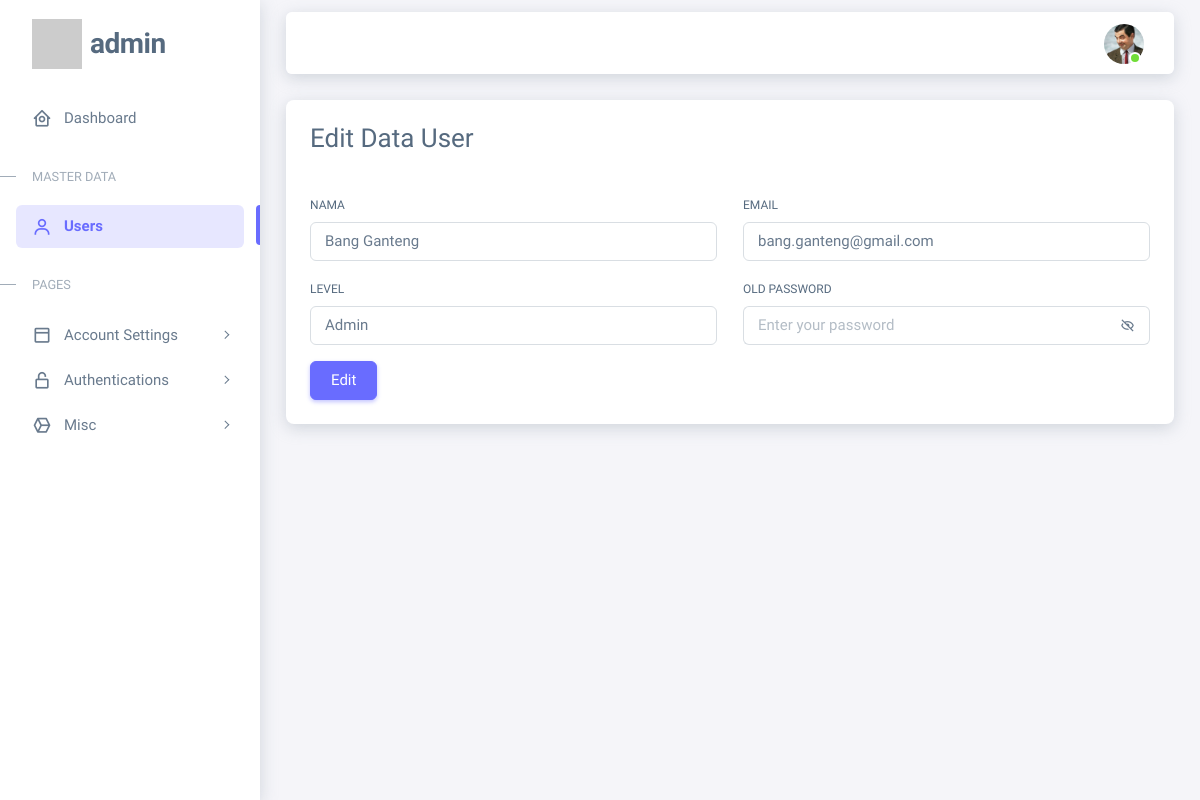
The page /admin/index.php?page=add-user&edit=13 (signed in) on the database its author committed.
### tables this page shows
CREATE TABLE `user` (
  `id` int(11) NOT NULL,
  `id_level` int(11) NOT NULL,
  `username` varchar(50) NOT NULL,
  `email` varchar(50) NOT NULL,
  `password` varchar(50) NOT NULL,
  `profile_picture` varchar(50) NOT NULL,
  `created_at` timestamp NOT NULL DEFAULT current_timestamp(),
  `updated_at` timestamp NOT NULL DEFAULT current_timestamp() ON UPDATE current_timestamp(),
  `deleted_at` tinyint(1) NOT NULL DEFAULT 0
);

CREATE TABLE `level` (
  `id` int(11) NOT NULL,
  `level_name` varchar(50) NOT NULL,
  `created_at` timestamp NOT NULL DEFAULT current_timestamp(),
  `updated_at` timestamp NOT NULL DEFAULT current_timestamp() ON UPDATE current_timestamp(),
  `deleted_at` tinyint(1) NOT NULL DEFAULT 0
);

### admin/content/add-user.php (the view, shortened to what this page needs)
<?php
require_once 'controller/connection.php';
if (isset($_GET['delete'])) {
    $idDelete = $_GET['delete'];
    $query = mysqli_query($connection, "DELETE FROM user WHERE id='$idDelete'");
    header("Location: ?page=user&delete=success");
    die;
} else if (isset($_GET['edit'])) {
    $idEdit = $_GET['edit'];
    $queryEdit = mysqli_query($connection, "SELECT * FROM user WHERE id='$idEdit'");
    $rowEdit = mysqli_fetch_assoc($queryEdit);
} else if (isset($_POST['add'])) {
    $username = $_POST['username'];
    $email = $_POST['email'];
    $password = $_POST['password'];
    $id_level = $_POST['id_level'];
    $queryAdd = mysqli_query($connection, "INSERT INTO user (username, email, password, id_level) VALUES ('$username', '$email', '$password', '$id_level')");
    header("Location: ?page=user&add=success");
    die;
}
$queryLevel = mysqli_query($connection, "SELECT * FROM level");
?>
<div class="card shadow">
    <div class="card-header">
        <h3><?= isset($_GET['edit']) ? 'Edit' : 'Add' ?> Data User</h3>
    </div>
    <div class="card-body">
        <form action="" method="post">
            <div class="row">
                <div class="col-sm-6 mb-3">
                    <label for="username" class="form-label">Nama</label>
                    <input type="text" class="form-control" id="username" name="username" placeholder="Masukkan nama"
                        value="<?= isset($_GET['edit']) ? $rowEdit['username'] : '' ?>" required>
                </div>
                <div class="col-sm-6 mb-3">
                    <label for="email" class="form-label">Email</label>
                    <input type="email" class="form-control" id="email" name="email" placeholder="Masukkan email"
                        value="<?= isset($_GET['edit']) ? $rowEdit['email'] : '' ?>" required>
                </div>
                <div class="col-sm-6 mb-3">
                    <label for="level" class="form-label">Level</label>
                    <select class="form-control" name="id_level" id="">
                        <?php while ($rowLevel = mysqli_fetch_assoc($queryLevel)) : ?>
                        <option value="<?= $rowLevel['id'] ?>"
                            <?= isset($_GET['edit']) && ($rowLevel['id'] == $rowEdit['id_level']) ? 'selected' : '' ?>>
                            <?= $rowLevel['level_name'] ?></option>
                        <?php endwhile ?>
                    </select>
                </div>
                <div class="col-sm-6 form-group mb-3 form-password-toggle">
                    <label for="" class="form-label">Old Password</label>
                    <div class="input-group input-group-merge">
                        <input type="password" id="password" class="form-control" name="password"
                            placeholder="Enter your password" aria-describedby="password" />
                        <span class="input-group-text cursor-pointer"><i class="bx bx-hide"></i></span>
                    </div>
                </div>
            </div>
            <div class="">
                <button type="submit" class="btn btn-primary"
                    name="<?php echo isset($_GET['edit']) ? 'edit' : 'add' ?>">
                    <?php echo isset($_GET['edit']) ? 'Edit' : 'Add' ?>
                </button>
            </div>
        </form>
    </div>
</div>

### admin/inc/nav.php (shortened to what this page needs)
<?php
$idNav = $_SESSION['id'];
$queryNav = mysqli_query($connection, "SELECT user.*, level.level_name FROM user LEFT JOIN level ON user.id_level = level.id WHERE user.id = '$idNav'");
$rowNav  = mysqli_fetch_array($queryNav);
?>
<nav class="layout-navbar container-xxl navbar navbar-expand-xl navbar-detached align-items-center bg-navbar-theme shadow"
    id="layout-navbar">
    <div class="navbar-nav-right d-flex align-items-center" id="navbar-collapse">
        <ul class="navbar-nav flex-row align-items-center ms-auto">
            <li class="nav-item navbar-dropdown dropdown-user dropdown">
                <a class="nav-link dropdown-toggle hide-arrow" href="javascript:void(0);" data-bs-toggle="dropdown">
                    <div class="avatar avatar-online">
                        <img src="<?= !empty($rowNav['profile_picture']) && file_exists('img/profile_picture/' . $rowNav['profile_picture']) ? 'img/profile_picture/' . $rowNav['profile_picture'] : 'https://placehold.co/100' ?>"
                            alt class="w-px-40 h-auto rounded-circle" />
                    </div>
                </a>
            </li>
        </ul>
    </div>
</nav>

### rows shown on the page
user: profile_picture (picture)
user: username "Bang Ganteng", email "bang.ganteng@gmail.com", id_level "Admin"
